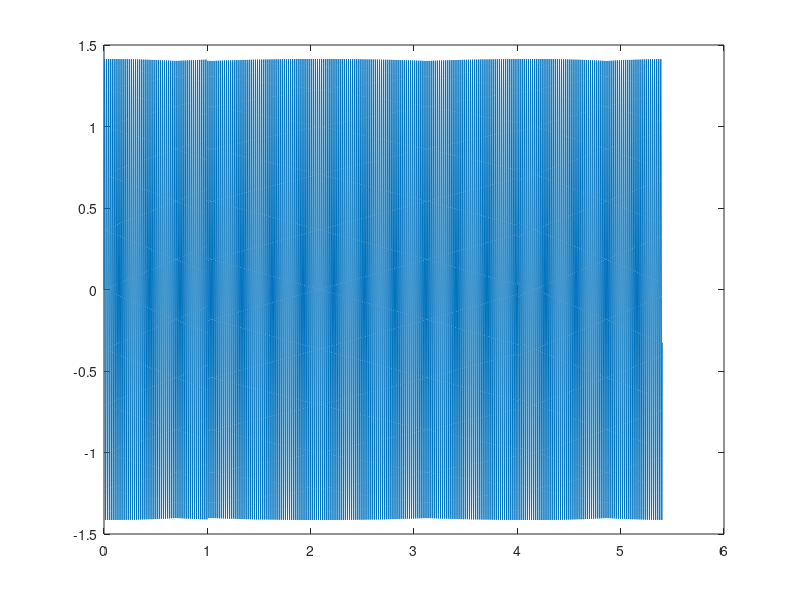

Here is the MATLAB script that generated this plot: (Note: this script raises an error after producing the figure.)
clear all;
clc;

fs = 1200; % sampling frequency
dt = 1/fs; % seconds per sample

f = [49.97, 49.98, 49.97];
cycles = [50, 150, 70];

stopTimeTotal = 0; 
totalSamples = 1;
for i = 1:length(f)
    stopTimes(i) = cycles(i) / f(i);
    samples(i) = stopTimes(i) * fs;
    stopTimeTotal = stopTimeTotal + stopTimes(i);
    totalSamples = totalSamples + samples(i);
end

t = (0:dt:stopTimeTotal);

for i = 1:totalSamples
    if (i <= samples(1) + 1) 
        y(i) = sqrt(2) * sin(2 * pi * f(1) * t(i));
        yTrue(i) = f(1);
    elseif (i <= samples(1) + samples(2) + 1)
        y(i) = sqrt(2) * sin(2 * pi * f(2) * t(i));
        yTrue(i) = f(2);
    elseif (i <= samples(1) + samples(2) + samples(3) + 1) 
        y(i) = sqrt(2) * sin(2 * pi * f(3) * t(i));
        yTrue(i) = f(3);
    end
end

plot(t, y);

hold on

prevVoltage = 0.0;
prevTime = 0.0;
currentFrequency = 0.0;
disp(currentFrequency)

midPoint = 0;
prevPositiveZeroCrossing = -1;

buffer = y(1:24);
disp(buffer);
sumSquareVoltages = 0;
for i = 1:length(buffer)
    sumSquareVoltages = sumSquareVoltages + buffer(i)^2;
    disp(sumSquareVoltages);
    vrmsPlot(i) = 0;
end
vrms = sqrt(sumSquareVoltages / length(buffer));

for i = 1:length(y)
    voltage = y(i);
    currentTime = t(i);

    % VRMS
    if (i > length(buffer)) 

        pos = mod(i-1, length(buffer)) + 1;

        old = buffer(pos);
        new = y(i);

        sumSquareVoltages = (vrms^2 * length(buffer)) - old^2 + new^2;
        vrms = sqrt(sumSquareVoltages/length(buffer));
        buffer(pos) = y(i);

        disp(round(vrms,3));  % 3dp
        vrmsPlot(i) = vrms;
    end

    % Frequency
    if (prevVoltage <= midPoint && voltage > midPoint)
        trueZero = currentTime - ((currentTime - prevTime) * ((voltage - midPoint) / (voltage - prevVoltage)));

        currentFrequency = 1 / (trueZero - prevPositiveZeroCrossing);
        if (i > 100)
            disp(round(currentFrequency, 3));   % 3dp
        end
        prevPositiveZeroCrossing = trueZero;
    end

    frequenciesPlot(i) = currentFrequency;

    prevVoltage = voltage;
    prevTime = currentTime;
end


plot(t,frequenciesPlot)

hold on

plot(t, yTrue)

hold on

plot(t, vrmsPlot)

disp("length(t)");
disp(length(t));
disp("length(yTrue)");
disp(length(yTrue));



